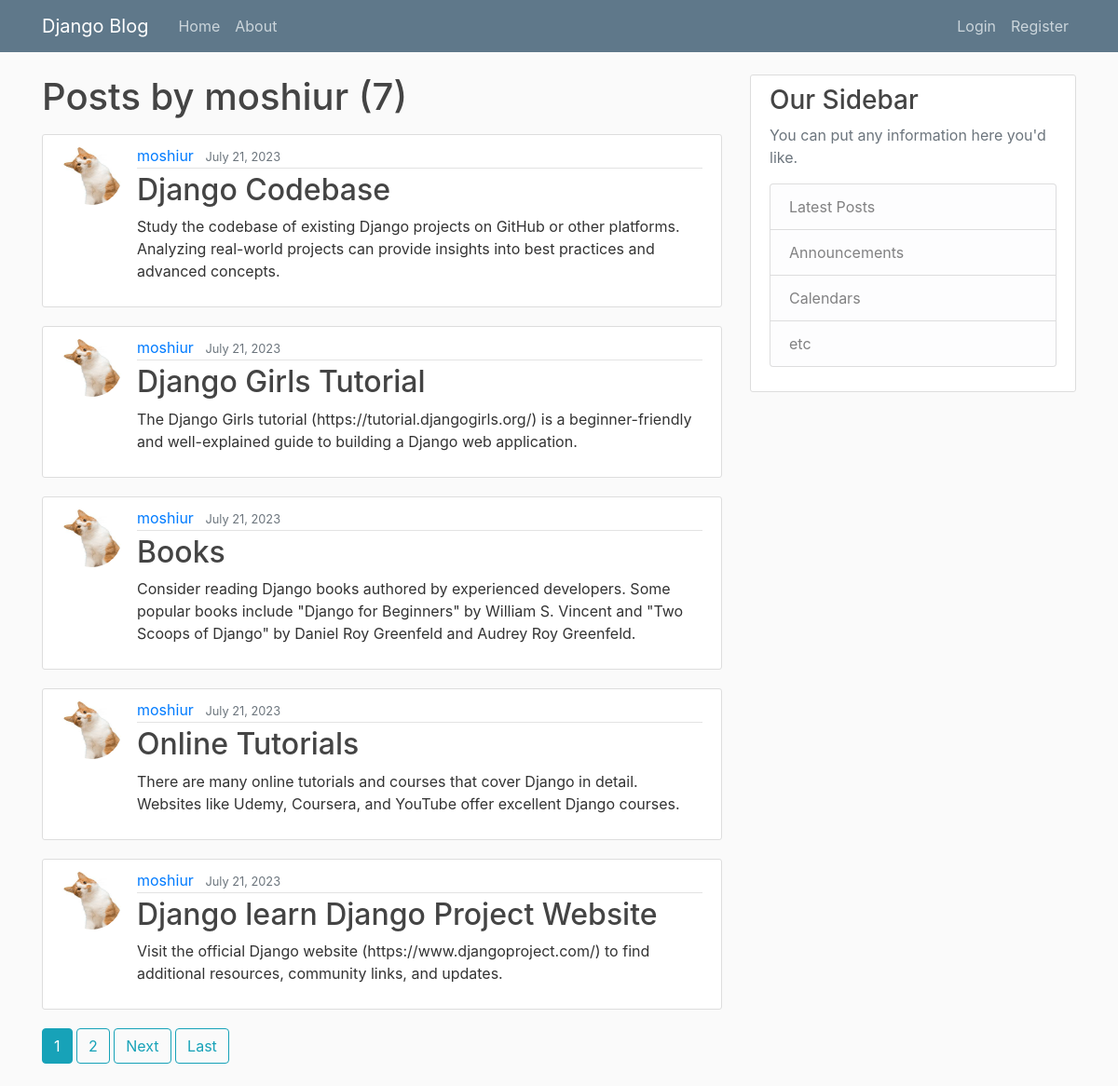
The app's page /user/moshiur with its own data.
### blog/models.py (models this page shows, shortened)
class Post(models.Model):
    title=models.CharField(max_length=100)
    content=models.TextField()
    date_posted=models.DateTimeField(default=timezone.now)
    author=models.ForeignKey(User,on_delete=models.CASCADE)

### users/models.py (models this page shows)
class Profile(models.Model):
    user = models.OneToOneField(User, on_delete=models.CASCADE)
    image = models.ImageField(default='default.jpg', upload_to='profile_pics')

### blog/views.py (the view)
# urls.py: path('user/<str:username>', UserPostListViews.as_view(), name='user-posts'),
class UserPostListViews(ListView):
    model = Post
    template_name = 'blog/user_posts.html'  # <app>/<model>_<viewtype>.html
    context_object_name = 'posts'
    paginate_by= 5
    def get_queryset(self):
        user = get_object_or_404(User , username=self.kwargs.get('username'))
        return Post.objects.filter(author=user).order_by('-date_posted')

### template/blog/user_posts.html (shortened to what this page needs)
{% extends "blog/base.html" %}
{% block content %}
    <h1 class="mb-3">Posts by {{ view.kwargs.username }} ({{ page_obj.paginator.count }})</h1>
    {% for post in posts %}
        <article class="media content-section">
          <img class="rounded-circle article-img" src="{{ post.author.profile.image.url }}">
          <div class="media-body">
            <div class="article-metadata">
              <a class="mr-2" href="#">{{ post.author }}</a>
              <small class="text-muted">{{ post.date_posted|date:"F d, Y" }}</small>
            </div>
            <h2><a class="article-title" href="{% url 'post-detail' post.id %}">{{ post.title }}</a></h2>
            <p class="article-content">{{ post.content }}</p>
          </div>
        </article>
    {% endfor %}
    {% if is_paginated %}
      {% for num in page_obj.paginator.page_range %}
        {% if page_obj.number == num %}
          <a class="btn btn-info mb-4" href="?page={{ num }}">{{ num }}</a>
        {% elif num > page_obj.number|add:'-3' and num < page_obj.number|add:'3' %}
          <a class="btn btn-outline-info mb-4" href="?page={{ num }}">{{ num }}</a>
        {% endif %}
      {% endfor %}
      {% if page_obj.has_next %}
        <a class="btn btn-outline-info mb-4" href="?page={{ page_obj.next_page_number }}">Next</a>
        <a class="btn btn-outline-info mb-4" href="?page={{ page_obj.paginator.num_pages }}">Last</a>
      {% endif %}
    {% endif %}
{% endblock content %}

### static/main.css (style rules this page uses)
body { background: #fafafa; color: #333333; margin-top: 5rem; }
h1, h2, h3, h4, h5, h6 { color: #444444; }
.content-section { background: #ffffff; padding: 10px 20px; border: 1px solid #dddddd; border-radius: 3px; margin-bottom: 20px; }
.article-title { color: #444444; }
.article-content { white-space: pre-line; }
.article-img { height: 65px; width: 65px; margin-right: 16px; }
.article-metadata { padding-bottom: 1px; margin-bottom: 4px; border-bottom: 1px solid #e3e3e3 }

### records on screen
Post: author.profile.image (placeholder picture), author "moshiur", date_posted "July 21, 2023", title "Django Codebase", content "Study the codebase of existing Django projects on GitHub or other platforms. Analyzing real-world projects can provide insights into best practices and advanced concepts."
Post: author.profile.image (placeholder picture), author "moshiur", date_posted "July 21, 2023", title "Django Girls Tutorial", content "The Django Girls tutorial (https://tutorial.djangogirls.org/) is a beginner-friendly and well-explained guide to building a Django web application."
Post: author.profile.image (placeholder picture), author "moshiur", date_posted "July 21, 2023", title "Books", content "Consider reading Django books authored by experienced developers. Some popular books include \"Django for Beginners\" by William S. Vincent and \"Two Scoops of Django\" by Daniel Roy Greenfeld and Audrey Roy Greenfeld."
Post: author.profile.image (placeholder picture), author "moshiur", date_posted "July 21, 2023", title "Online Tutorials", content "There are many online tutorials and courses that cover Django in detail. Websites like Udemy, Coursera, and YouTube offer excellent Django courses."
Post: author.profile.image (placeholder picture), author "moshiur", date_posted "July 21, 2023", title "Django learn Django Project Website", content "Visit the official Django website (https://www.djangoproject.com/) to find additional resources, community links, and updates."

### other values on screen
{{ view.kwargs.username }} "moshiur"
{{ page_obj.paginator.count }} "7"
{{ num }} "1"
{{ num }} "2"
